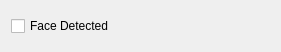
<?xml version="1.0" encoding="UTF-8"?>
<ui version="4.0">
 <class>guiDlg</class>
 <widget class="QWidget" name="guiDlg">
  <property name="geometry">
   <rect>
    <x>0</x>
    <y>0</y>
    <width>281</width>
    <height>52</height>
   </rect>
  </property>
  <property name="windowTitle">
   <string>faceDetector</string>
  </property>
  <layout class="QVBoxLayout" name="verticalLayout">
   <item>
    <widget class="QCheckBox" name="faceDet_checkbox">
     <property name="text">
      <string>Face Detected</string>
     </property>
    </widget>
   </item>
  </layout>
 </widget>
 <resources/>
 <connections/>
</ui>
